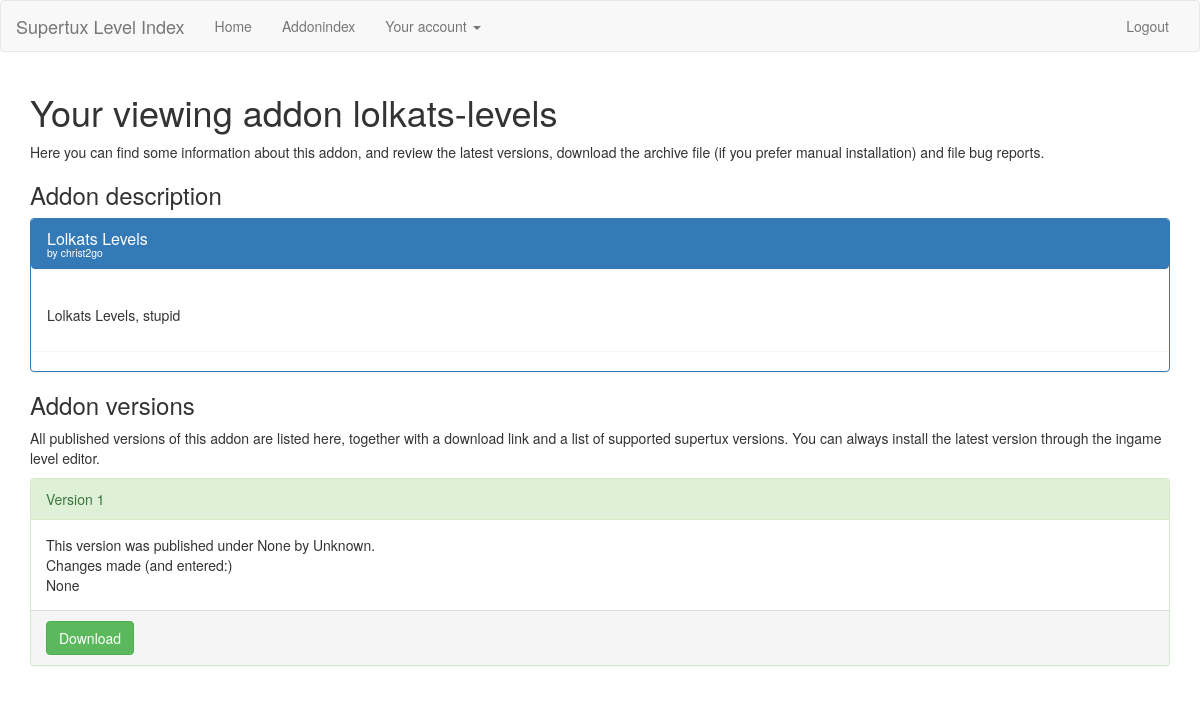
The app's page /christ2go/lolkats-levels (signed in), older data.
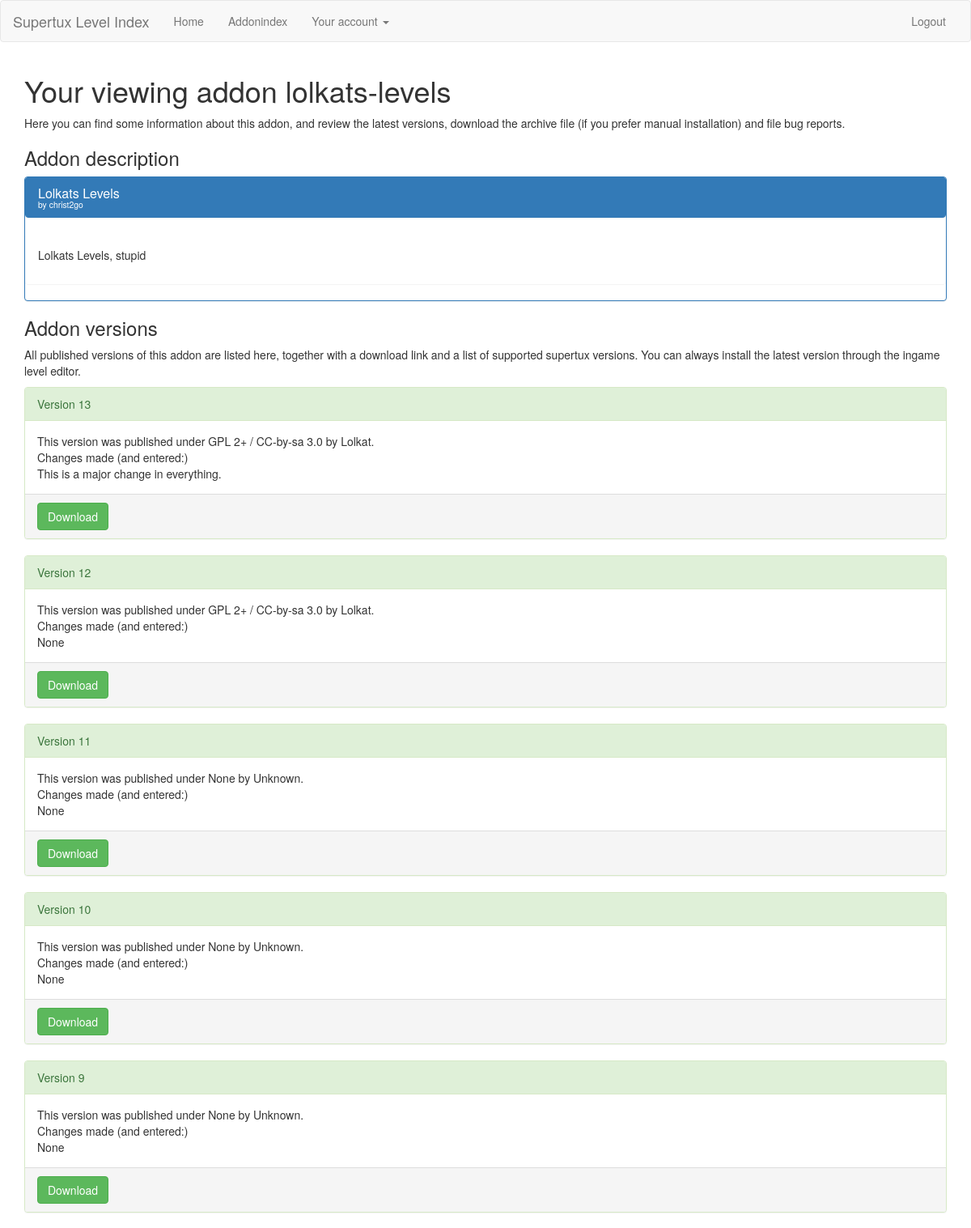
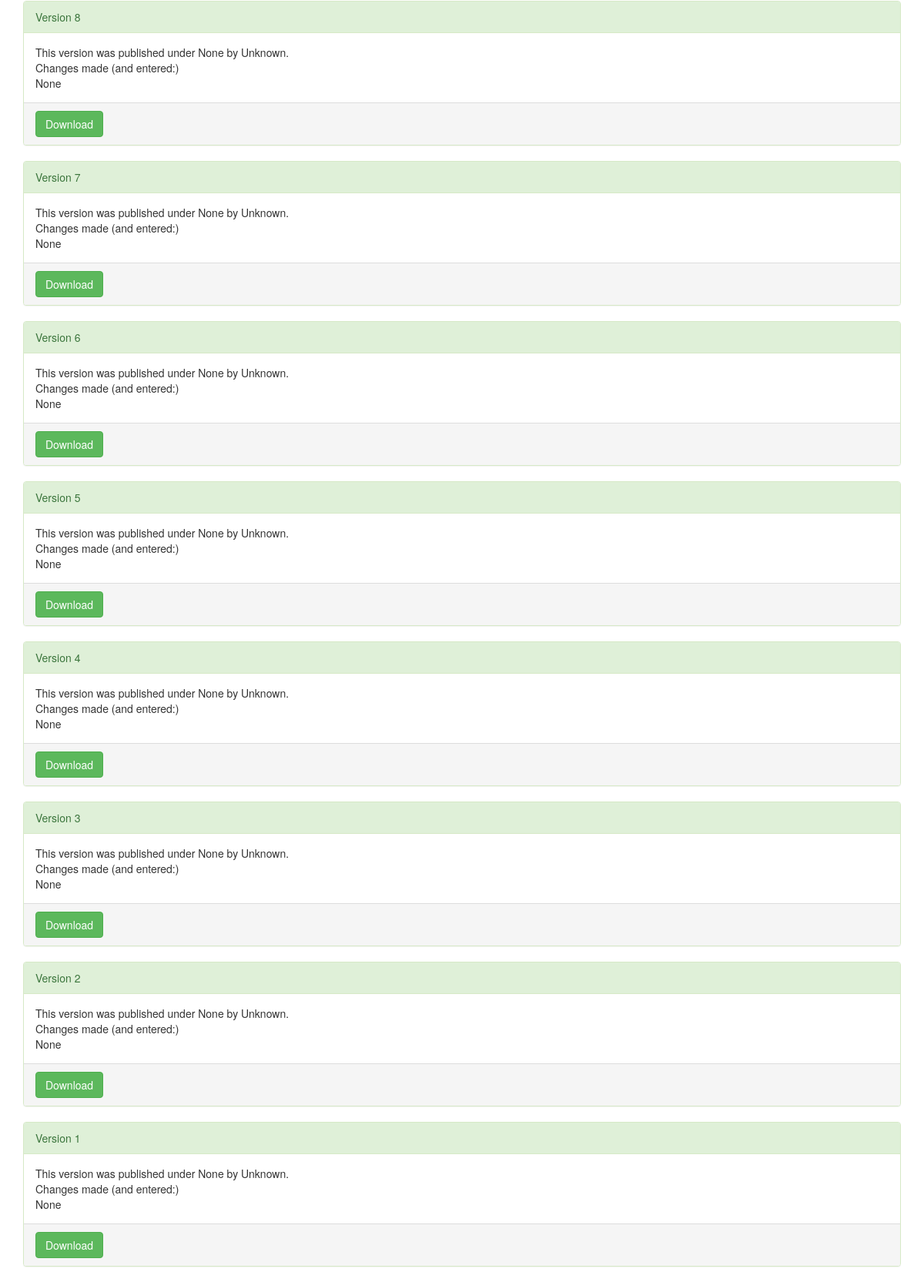
The same page, newer data (2 pictures, top to bottom).
### models.py (models this page shows, shortened)
class Addon(db.Model):
    id = db.Column(db.Integer, primary_key=True)
    user_id = db.Column(db.Integer,db.ForeignKey('user.id'))
    name = db.Column(db.String)
    automaticmode = db.Column(db.BOOLEAN)
    license = db.Column(db.String(60))
    author = db.Column(db.String(60))
    title = db.Column(db.String(60))
    versions = db.relationship('AddonVersion', backref='addon',
                               lazy='dynamic'
                               )
    type = db.Column(db.Enum('world', 'languagepack', name='addon_types'))
    description = db.Column(db.Text)
    def getAuthorName(self):
        if self.author:
            return self.author
        else:
            return self.user.nickname

class User(db.Model):
    id = db.Column(db.Integer, primary_key=True,nullable=False, unique=True, autoincrement=True)
    nickname = db.Column(db.String(64), index=True, unique=True)
    github_access_token = db.Column(db.String(64), index=True, unique=True)
    addons = db.relationship('Addon', backref='user',
                             lazy='dynamic')

class AddonVersion(db.Model):
    id = db.Column(db.Integer, primary_key=True)
    addon_id = db.Column(db.Integer, db.ForeignKey('addon.id'))
    version = db.Column(db.String(10))
    changes = db.Column(db.Text())
    license = db.Column(db.String(60))
    author = db.Column(db.String(60))
    int_version = db.Column(db.Integer)
    files = db.relationship('AddonFiles', backref='addonvers',lazy='dynamic')
    def getAuthor(self):
        author = ""
        if self.license != None:
            author = self.author
        else:
            author = self.addon.author
        if author == None:
            author = "Unknown"
        return author
    def getLicense(self):
        license = ""
        if self.license != None:
            license = self.license
        else:
            license = self.addon.license
        return license

### supertuxaddon.py (the view)
@app.route("/<username>/<addon>")
def showAddon(username,addon):
    addon = Addon.query.filter_by(name=addon).first()
    if addon == None or not addon.user == User.query.filter_by(nickname=username).first():
        flash("No such addon found!",category="danger")
        return redirect(url_for("index"))
    print(addon.description)
    descr = Markup(markdown.markdown(addon.description,extensions=['markdown.extensions.nl2br']))
    versions = AddonVersion.query.filter_by(addon=addon).order_by(AddonVersion.int_version.desc())
    return render_template("addon/viewaddon.html",**locals())

### supertuxaddon.py (called while the page is built)
@app.before_request
def load_user():
    if session.get("loggedin",False):
        user = User.query.filter_by(id=session["user_id"]).first()
        g.user = user
    else:
        flash("Hi")
        user = None  # Make it better, use an anonymous User instead

### templates/addon/viewaddon.html (shortened to what this page needs)
{%- extends "base.html" %}
{% block page %}
    <h1>Your viewing addon {{ addon.name }}</h1>
    <p>
    Here you can find some information about this addon, and review the latest versions, download the archive file (if you prefer
    manual installation) and file bug reports.
    </p>
    <h3>Addon description</h3>
    <div class="panel panel-primary">
        <div class="panel panel-heading"><h1 class="panel-title">{{ addon.title }} <div class="small">by {{ addon.getAuthorName() }}</div> </h1></div>
        <div class="panel panel-body">
            {{ descr }}
        </div>
    </div>
    <h3>Addon versions</h3>
    <p>
    All published versions of this addon are listed here, together with a download link and a list of supported supertux
    versions. You can always install the latest version through the ingame level editor.
    {% for version in versions%}
        <div class="panel panel-success">
            <div class=" panel-heading">Version {{ version.int_version }}</div>
        <div class=" panel-body">
        This version was published under {{ version.getLicense() }} by {{ version.getAuthor() }}. <br />
            Changes made (and entered:) <br />
            {{ version.changes }}
        </div>
        <div class="panel-footer">
            <div class="btn btn-success"> Download </div> </div>
        </div>
    {% endfor %}
    </p>
{% endblock %}

### templates/base.html (shortened to what this page needs)
{%- extends "bootstrap/base.html" %}
{% import "bootstrap/fixes.html" as fixes %}
{% block head %}
    {{super()}}
{%- endblock %}
{% block styles -%}
    {{super()}}
    <link rel="stylesheet" href="{{ url_for('bower.static', filename='bootstrap-switch/dist/css/bootstrap3/bootstrap-switch.min.css') }}" />
    <link rel="stylesheet" href="{{ url_for('bower.static', filename='bootstrap-select/dist/css/bootstrap-select.min.css') }}" />
    <link rel="stylesheet" href="{{ url_for('bower.static', filename="components-font-awesome/css/font-awesome.min.css") }}" />
    <link rel="stylesheet" href="{{ url_for('bower.static', filename="bootstrap3-dialog/dist/css/bootstrap-dialog.min.css") }}" />
{% endblock %}
{% block navbar %}
          <nav class="navbar navbar-default">
        <div class="container-fluid">
          <div class="navbar-header">
            <a class="navbar-brand" href="#">Supertux Level Index</a>
          </div>
          <div id="navbar" class="navbar-collapse collapse">
            <ul class="nav navbar-nav">
              <li class=""><a href="{{ url_for('index') }}">Home</a></li>
              <li><a href="#">Addonindex</a></li>
              <li class="dropdown">
                <a href="#" class="dropdown-toggle" data-toggle="dropdown" role="button" aria-haspopup="true" aria-expanded="false">Your account <span class="caret"></span></a>
              </li>
            </ul>
            <ul class="nav navbar-nav navbar-right">
                {%  if not session["loggedin"] %}
              <li><a href="{{ url_for('login_gh') }}">Sign in with github</a></li>
                {% else %}
                <li><a href="{{ url_for('logout') }}">Logout </a></li>
                {% endif %}
            </ul>
          </div>
        </div>
      </nav>
{% endblock %}
    {% block content %}
        <div class="container">
            {% block page %}
            {% endblock %}
        </div>
    {% endblock %}

Row changes from the older to the newer data that the page shows:
added AddonVersion: int_version "13", getLicense "GPL 2+ / CC-by-sa 3.0", getAuthor "Lolkat", changes "This is a major change in everything."
added AddonVersion: int_version "12", getLicense "GPL 2+ / CC-by-sa 3.0", getAuthor "Lolkat", changes "None"
added AddonVersion: int_version "11", getLicense "None", getAuthor "Unknown", changes "None"
added AddonVersion: int_version "10", getLicense "None", getAuthor "Unknown", changes "None"
added AddonVersion: int_version "9", getLicense "None", getAuthor "Unknown", changes "None"
added AddonVersion: int_version "8", getLicense "None", getAuthor "Unknown", changes "None"
added AddonVersion: int_version "7", getLicense "None", getAuthor "Unknown", changes "None"
added AddonVersion: int_version "6", getLicense "None", getAuthor "Unknown", changes "None"
added AddonVersion: int_version "5", getLicense "None", getAuthor "Unknown", changes "None"
added AddonVersion: int_version "4", getLicense "None", getAuthor "Unknown", changes "None"
added AddonVersion: int_version "3", getLicense "None", getAuthor "Unknown", changes "None"
added AddonVersion: int_version "2", getLicense "None", getAuthor "Unknown", changes "None"
